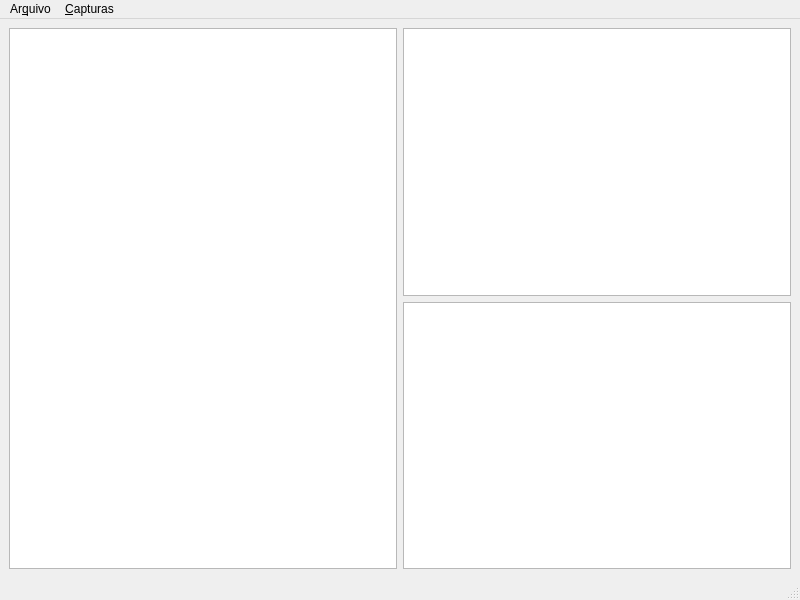
<?xml version="1.0" encoding="UTF-8"?>
<ui version="4.0">
 <class>MainWindow</class>
 <widget class="QMainWindow" name="MainWindow">
  <property name="geometry">
   <rect>
    <x>0</x>
    <y>0</y>
    <width>800</width>
    <height>600</height>
   </rect>
  </property>
  <property name="windowTitle">
   <string>Snifc</string>
  </property>
  <widget class="QWidget" name="centralwidget">
   <layout class="QHBoxLayout" name="horizontalLayout">
    <item>
     <widget class="QTableWidget" name="tabelaCaptura">
      <property name="editTriggers">
       <set>QAbstractItemView::NoEditTriggers</set>
      </property>
     </widget>
    </item>
    <item>
     <layout class="QVBoxLayout" name="verticalLayout">
      <property name="sizeConstraint">
       <enum>QLayout::SetDefaultConstraint</enum>
      </property>
      <property name="leftMargin">
       <number>0</number>
      </property>
      <item>
       <widget class="QtCharts::QChartView" name="graficoNumPacotes"/>
      </item>
      <item>
       <widget class="QtCharts::QChartView" name="grafico2"/>
      </item>
     </layout>
    </item>
   </layout>
  </widget>
  <widget class="QMenuBar" name="menubar">
   <property name="geometry">
    <rect>
     <x>0</x>
     <y>0</y>
     <width>800</width>
     <height>28</height>
    </rect>
   </property>
   <widget class="QMenu" name="menuArquivo">
    <property name="title">
     <string>Ar&amp;quivo</string>
    </property>
    <addaction name="actionAbrir"/>
   </widget>
   <widget class="QMenu" name="menuCapturar">
    <property name="title">
     <string>&amp;Capturas</string>
    </property>
    <addaction name="actionIniciarCaptura"/>
    <addaction name="actionInterromperCaptura"/>
   </widget>
   <addaction name="menuArquivo"/>
   <addaction name="menuCapturar"/>
  </widget>
  <widget class="QStatusBar" name="statusbar"/>
  <action name="actionAbrir">
   <property name="text">
    <string>&amp;Abrir</string>
   </property>
  </action>
  <action name="actionInterface">
   <property name="text">
    <string>Interface</string>
   </property>
  </action>
  <action name="actionIniciarCaptura">
   <property name="text">
    <string>Iniciar captura</string>
   </property>
  </action>
  <action name="actionInterromperCaptura">
   <property name="enabled">
    <bool>false</bool>
   </property>
   <property name="text">
    <string>Interromper captura</string>
   </property>
  </action>
 </widget>
 <customwidgets>
  <customwidget>
   <class>QtCharts::QChartView</class>
   <extends>QGraphicsView</extends>
   <header location="global">QtCharts/QChartView&gt;
#include &lt;QtCharts/chartsnamespace.h</header>
  </customwidget>
 </customwidgets>
 <resources/>
 <connections/>
</ui>
